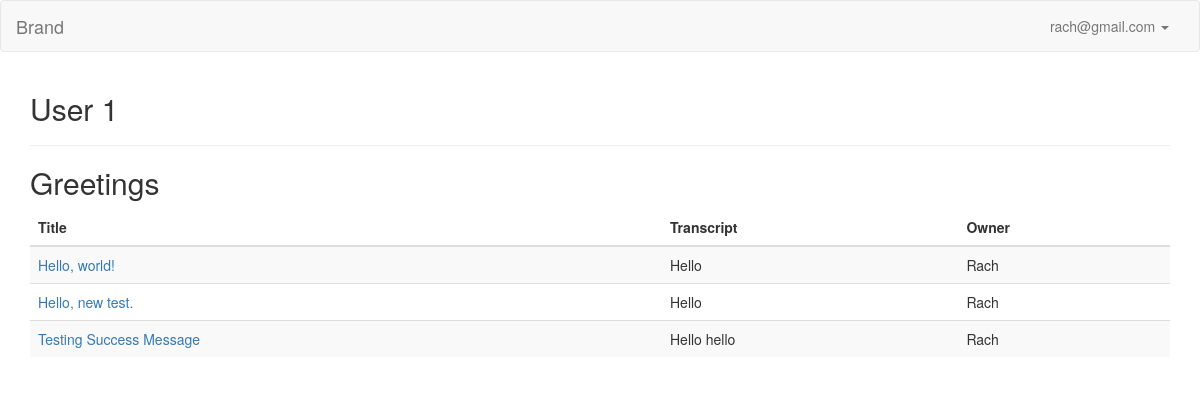
The app's page /collection/1 (signed in) with its own data.
### model.py (models this page shows, shortened)
class User(db.Model):
    __tablename__ = "Users"
    id = db.Column(db.Integer, autoincrement=True, primary_key=True)
    email = db.Column(db.String(100), nullable=False)
    password = db.Column(db.String(50), nullable=False)
    first_name = db.Column(db.String(50), nullable=False)
    last_name = db.Column(db.String(50), nullable=False)

class Collection(db.Model):
    __tablename__ = "Collections"
    id = db.Column(db.Integer, autoincrement=True, primary_key=True)
    user_id = db.Column(db.Integer, db.ForeignKey('Users.id'), nullable=False)
    title = db.Column(db.String, nullable=False, default='Untitled Collection')
    user = db.relationship("User", backref=db.backref("collections", order_by=id))
    def __repr__(self):
        return "<Collection id: %s user_id: %s title: %s>" % (
        self.id, self.user_id, self.title)

class Upload(db.Model):
    __tablename__ = "Uploads"
    id = db.Column(db.Integer, autoincrement=True, primary_key=True)
    user_id = db.Column(db.Integer, db.ForeignKey('Users.id'), nullable=False)
    title = db.Column(db.String, nullable=False, default='Untitled')
    path = db.Column(db.String(50))
    mimetype = db.Column(db.String(50), default='wav') # wav, jpg, mp3
    datetime = db.Column(db.DateTime, default=db.func.now(), onupdate=db.func.now()) # set datetime to current timestamp
    transcript = db.Column(db.Text)
    user = db.relationship("User", backref=db.backref("uploads", order_by=id))
    def __repr__(self):
        return "<Upload id: %s user_id: %s title: %s path: %s mimetype: %s datetime: %s transcript: %s>" % (
        self.id, self.user_id, self.title, self.path, self.mimetype, self.datetime, self.transcript)

### server.py (the view)
@app.route('/collection/<int:id>')
def collection_page(id):
	"""Show more information about a collection."""
	if "email" in session: # if logged in
		user_email = session['email']
		user = User.query.filter_by(email=user_email).first()
		print "User ID of this user: ", user.id
		this_collection = Collection.query.filter_by(id=id).first()
		print "This collection: ", this_collection
		uploads = [cu.upload for cu in this_collection.collectionsuploads]
		print "This collection's uploads: ", uploads
		print "CollectionsUsers before query: ", this_collection.collectionsusers
		collectionusers = CollectionsUsers.query.filter_by(collection_id=id).all()
		print "This collection to user relationship: ", collectionusers
		return render_template('collection.html', user=user, collection=this_collection, uploads=uploads)
	else:
		flash('You don\'t have access to view this page')
		return redirect('/')

### model.py (called while the page is built)
    def __repr__(self):
        return "<CollectionsUsers id: %s collection_id: %s user_id: %s>" % (
        self.id, self.collection_id, self.user_id)

### templates/collection.html
{% extends 'base.html' %}
{% block content %}
    <h2>User {{ user.id }}</h2>
    <hr>
    <h2>{{ collection.title }}</h2>
    {% if uploads %}
        <table class="table table-striped">
            <thead>
            <tr>
                <th>Title</th>
                <th>Transcript</th>
                <th>Owner</th>
            </tr>
            </thead>
            <tbody>
            {% for upload in uploads %}
                <tr>
                    <td><a href="/listen/{{ upload.id }}">{{ upload.title }}</a></td>
                    <td>{{ upload.transcript }}</td>
                    <td>{{ upload.user.first_name }}</td>
                </tr>
            {% endfor %}
            </tbody>
        </table>
    {% endif %}
{% endblock %}

### templates/base.html (shortened to what this page needs)
<!doctype html>
<html>
<head>
  <link rel="stylesheet" href="https://maxcdn.bootstrapcdn.com/bootstrap/3.3.4/css/bootstrap.min.css">
  <link rel="stylesheet" href="/static/css/style.css"/>
  <link rel="stylesheet" href="https://ajax.googleapis.com/ajax/libs/jqueryui/1.11.4/themes/smoothness/jquery-ui.css">
</head>
<body>
  <nav class="navbar navbar-default">
    <div class="container-fluid">
      <div class="navbar-header">
        <a class="navbar-brand" href="#">Brand</a>
      </div>
      <div class="collapse navbar-collapse" id="bs-example-navbar-collapse-1">
        <ul class="nav navbar-nav navbar-right">
          {% if 'email' in session %}
            <li class="dropdown">
              <a href="#" class="dropdown-toggle" data-toggle="dropdown" role="button" aria-expanded="false">{{ session['email'] }} <span class="caret"></span></a>
            </li>
          {% else %}
            <li><a href="/login">Login</a></li>
            <li><a href="/signup">Sign Up</a></li>
          {% endif %}
        </ul>
      </div>
    </div>
  </nav>
  <div class="container">
  	{% block content %}{% endblock %}
  </div>
</body>
</html>

### records on screen
User: email "rach@gmail.com", id "1"
Collection: title "Greetings"
Upload: title "Hello, world!", transcript "Hello", user.first_name "Rach"
Upload: title "Hello, new test.", transcript "Hello", user.first_name "Rach"
Upload: title "Testing Success Message", transcript "Hello hello", user.first_name "Rach"
